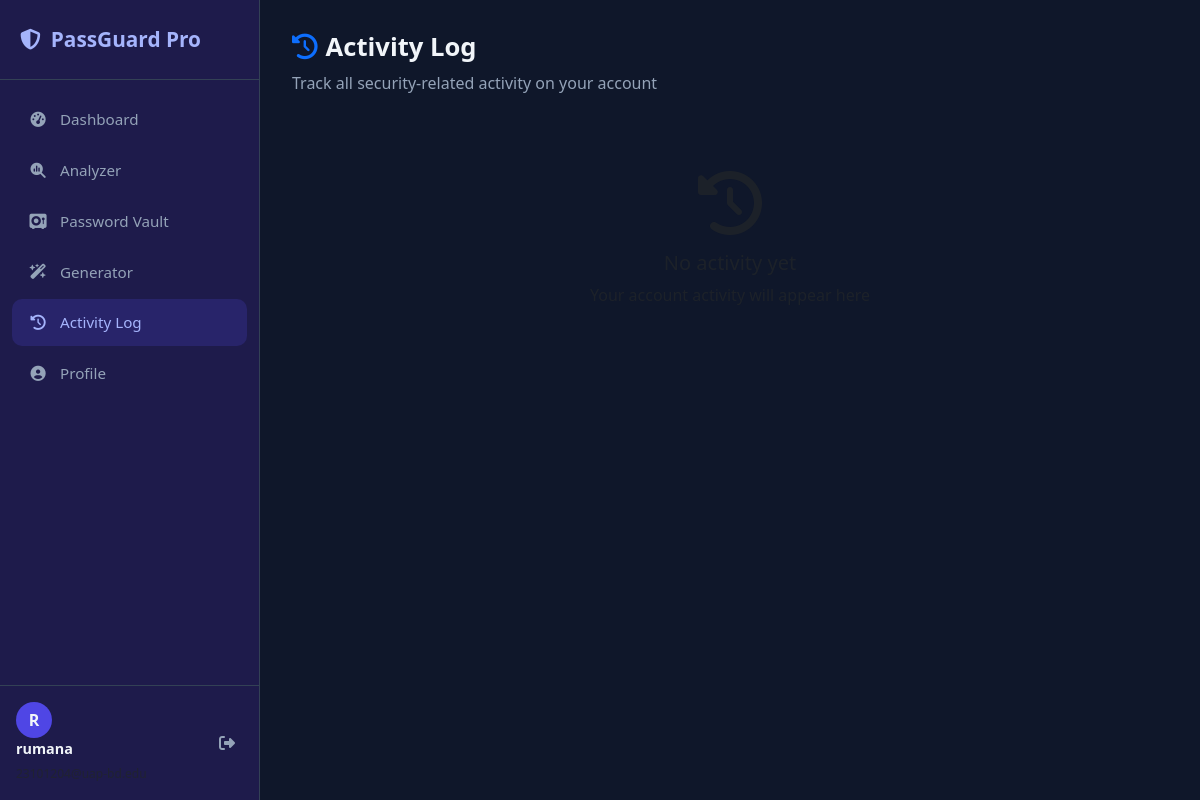
Before: /dashboard/activity/ (signed in) with the older database file.
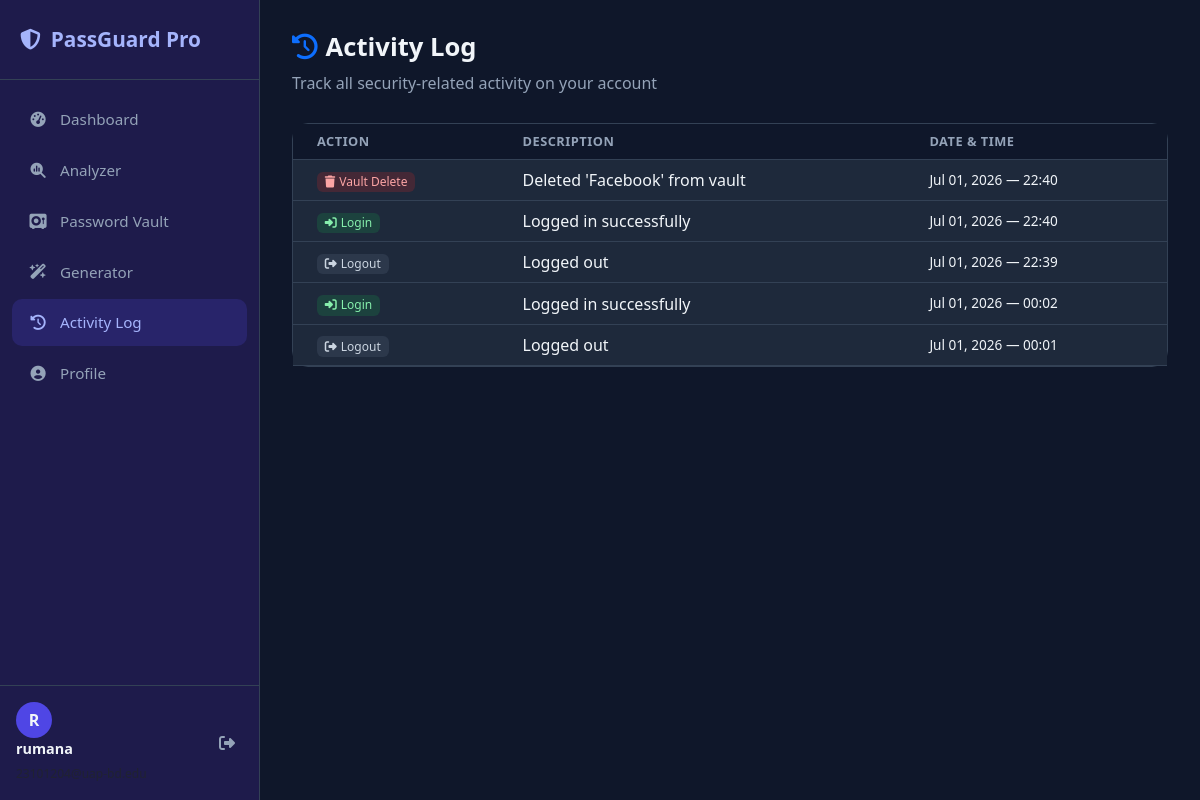
After: the same page with the newer database file.
### dashboard/models.py (models this page shows, shortened)
class ActivityLog(models.Model):
    ACTION_CHOICES = [
        ('login', 'User Login'),
        ('logout', 'User Logout'),
        ('analyze', 'Password Analyzed'),
        ('vault_add', 'Password Added to Vault'),
        ('vault_delete', 'Password Deleted from Vault'),
        ('generate', 'Password Generated'),
    ]
    user = models.ForeignKey(User, on_delete=models.CASCADE)
    action = models.CharField(max_length=20, choices=ACTION_CHOICES)
    description = models.CharField(max_length=200, blank=True)
    ip_address = models.GenericIPAddressField(null=True, blank=True)
    created_at = models.DateTimeField(auto_now_add=True)
    class Meta:
        ordering = ['-created_at']

### dashboard/views.py (the view)
# urls.py: path('activity/', views.activity_log_view, name='activity_log'),
@login_required
def activity_log_view(request):
    logs = ActivityLog.objects.filter(user=request.user).order_by('-created_at')[:50]
    return render(request, 'dashboard/activity_log.html', {'logs': logs})

### templates/dashboard/activity_log.html (shortened to what this page needs)
{% extends 'base.html' %}
{% block content %}
<div class="page-header">
  <h2><i class="fas fa-clock-rotate-left me-2 text-primary"></i>Activity Log</h2>
  <p>Track all security-related activity on your account</p>
</div>
{% if logs %}
<div class="card">
  <div class="card-body p-0">
    <table class="table table-hover mb-0">
      <thead>
        <tr>
          <th class="ps-4">Action</th>
          <th>Description</th>
          <th>Date & Time</th>
        </tr>
      </thead>
      <tbody>
        {% for log in logs %}
        <tr>
          <td class="ps-4">
            {% if log.action == 'login' %}
              <span class="badge" style="background:rgba(22,163,74,0.2);color:#86efac;">
                <i class="fas fa-right-to-bracket me-1"></i>Login
              </span>
            {% elif log.action == 'logout' %}
              <span class="badge" style="background:rgba(100,116,139,0.2);color:#cbd5e1;">
                <i class="fas fa-right-from-bracket me-1"></i>Logout
              </span>
            {% elif log.action == 'analyze' %}
              <span class="badge" style="background:rgba(14,165,233,0.2);color:#7dd3fc;">
                <i class="fas fa-magnifying-glass-chart me-1"></i>Analyzed
              </span>
            {% elif log.action == 'vault_add' %}
              <span class="badge" style="background:rgba(79,70,229,0.2);color:#a5b4fc;">
                <i class="fas fa-plus me-1"></i>Vault Add
              </span>
            {% elif log.action == 'vault_delete' %}
              <span class="badge" style="background:rgba(220,38,38,0.2);color:#fca5a5;">
                <i class="fas fa-trash me-1"></i>Vault Delete
              </span>
            {% elif log.action == 'generate' %}
              <span class="badge" style="background:rgba(234,179,8,0.2);color:#fde047;">
                <i class="fas fa-wand-magic-sparkles me-1"></i>Generated
              </span>
            {% endif %}
          </td>
          <td style="color:#cbd5e1;">{{ log.description|default:"—" }}</td>
          <td style="color:#94a3b8;font-size:0.85rem;">
            {{ log.created_at|date:"M d, Y — H:i" }}
          </td>
        </tr>
        {% endfor %}
      </tbody>
    </table>
  </div>
</div>
{% else %}
<div class="text-center py-5">
  <i class="fas fa-clock-rotate-left fa-4x text-muted mb-3"></i>
  <h5 class="text-muted">No activity yet</h5>
  <p class="text-muted">Your account activity will appear here</p>
</div>
{% endif %}
{% endblock %}

### templates/base.html (shortened to what this page needs)
<!DOCTYPE html>
<html lang="en">
<head>
  {% load static %}
  <link href="https://cdn.jsdelivr.net/npm/bootstrap@5.3.2/dist/css/bootstrap.min.css" rel="stylesheet"/>
  <link href="https://cdnjs.cloudflare.com/ajax/libs/font-awesome/6.5.0/css/all.min.css" rel="stylesheet"/>
  <link href="{% static 'css/style.css' %}" rel="stylesheet"/>
</head>
<body>
{% if user.is_authenticated %}
<nav class="sidebar">
  <div class="sidebar-brand">
    <i class="fas fa-shield-halved"></i>
    <span>PassGuard Pro</span>
  </div>
  <ul class="sidebar-nav">
    <li><a href="{% url 'dashboard' %}" class="{% if request.resolver_match.url_name == 'dashboard' %}active{% endif %}">
      <i class="fas fa-gauge-high"></i> Dashboard
    </a></li>
    <li><a href="{% url 'analyzer' %}" class="{% if request.resolver_match.url_name == 'analyzer' %}active{% endif %}">
      <i class="fas fa-magnifying-glass-chart"></i> Analyzer
    </a></li>
    <li><a href="{% url 'vault' %}" class="{% if request.resolver_match.url_name == 'vault' %}active{% endif %}">
      <i class="fas fa-vault"></i> Password Vault
    </a></li>
    <li><a href="{% url 'generator' %}" class="{% if request.resolver_match.url_name == 'generator' %}active{% endif %}">
      <i class="fas fa-wand-magic-sparkles"></i> Generator
    </a></li>
    <li><a href="{% url 'activity_log' %}" class="{% if request.resolver_match.url_name == 'activity_log' %}active{% endif %}">
      <i class="fas fa-clock-rotate-left"></i> Activity Log
    </a></li>
    <li><a href="{% url 'profile' %}" class="{% if request.resolver_match.url_name == 'profile' %}active{% endif %}">
  <i class="fas fa-user-circle"></i> Profile
</a></li>
  </ul>
  <div class="sidebar-footer">
    <div class="user-info">
      <div class="avatar">{{ user.username|first|upper }}</div>
      <div>
        <div class="fw-bold">{{ user.username }}</div>
        <small class="text-muted">{{ user.email }}</small>
      </div>
    </div>
    <a href="{% url 'logout' %}" class="btn-logout">
      <i class="fas fa-right-from-bracket"></i>
    </a>
  </div>
</nav>
<div class="main-content">
  {% block content %}{% endblock %}
</div>
{% else %}
  {% block auth_content %}{% endblock %}
{% endif %}
</body>
</html>

### static/css/style.css (style rules this page uses)
:root { --bg: #0f172a; --sidebar-bg: #1e1b4b; --card-bg: #1e293b; --border: #334155; --primary: #4f46e5; --primary-light: #6366f1; --text: #f1f5f9; --muted: #94a3b8; --success: #16a34a; --danger: #dc2626; --warning: #ca8a04; }
* { box-sizing: border-box; margin: 0; padding: 0; }
body { background: var(--bg); color: var(--text); font-family: 'Segoe UI', system-ui, sans-serif; display: flex; min-height: 100vh; }
.sidebar { width: 260px; min-height: 100vh; background: var(--sidebar-bg); border-right: 1px solid var(--border); display: flex; flex-direction: column; position: fixed; top: 0; left: 0; z-index: 100; }
.sidebar-brand { padding: 24px 20px; font-size: 1.3rem; font-weight: 700; color: #a5b4fc; display: flex; align-items: center; gap: 10px; border-bottom: 1px solid var(--border); }
.sidebar-nav { list-style: none; padding: 16px 12px; flex: 1; }
.sidebar-nav li a { display: flex; align-items: center; gap: 12px; padding: 12px 16px; border-radius: 10px; color: var(--muted); text-decoration: none; font-size: 0.95rem; transition: all 0.2s; margin-bottom: 4px; }
.sidebar-nav li a:hover, .sidebar-nav li a.active { background: rgba(79,70,229,0.2); color: #a5b4fc; }
.sidebar-nav li a i { width: 20px; text-align: center; }
.sidebar-footer { padding: 16px; border-top: 1px solid var(--border); display: flex; align-items: center; gap: 10px; }
.avatar { width: 36px; height: 36px; border-radius: 50%; background: var(--primary); display: flex; align-items: center; justify-content: center; font-weight: 700; font-size: 1rem; flex-shrink: 0; }
.sidebar-footer > div { flex: 1; overflow: hidden; }
.sidebar-footer .fw-bold { font-size: 0.9rem; }
.sidebar-footer small { color: var(--muted); font-size: 0.75rem; }
.btn-logout { color: var(--muted); text-decoration: none; padding: 8px; border-radius: 8px; transition: all 0.2s; }
.main-content { margin-left: 260px; flex: 1; padding: 32px; min-height: 100vh; }
.card { background: var(--card-bg) !important; border: 1px solid var(--border) !important; border-radius: 16px !important; color: var(--text) !important; }
.page-header { margin-bottom: 28px; }
.page-header h2 { font-weight: 700; font-size: 1.6rem; }
.page-header p { color: var(--muted); margin-top: 4px; }
.table { --bs-table-bg: transparent; --bs-table-color: var(--text); --bs-table-striped-bg: transparent; --bs-table-striped-color: var(--text); --bs-table-active-bg: transparent; --bs-table-active-color: var(--text); --bs-table-hover-bg: rgba(255,255,255,0.05); --bs-table-hover-color: var(--text); --bs-table-border-color: var(--border); color: var(--text) !important; background-color: var(--card-bg) !important; margin-bottom: 0 !important; }
.table > :not(caption) > * > * { background-color: var(--card-bg) !important; color: var(--text) !important; border-bottom-color: var(--border) !important; box-shadow: none !important; }
.table thead tr th { background-color: #0f172a !important; color: var(--muted) !important; border-color: var(--border) !important; font-size: 0.8rem; text-transform: uppercase; letter-spacing: 0.5px; font-weight: 600; }
.table tbody tr td { background-color: var(--card-bg) !important; color: var(--text) !important; border-color: var(--border) !important; vertical-align: middle; }
.badge { border-radius: 6px; font-weight: 500; }
a { color: #a5b4fc; }

Changed rows visible on the page:
added ActivityLog: action "vault_delete" (drawn), description "Deleted 'Facebook' from vault", created_at "Jul 01, 2026 — 22:40"
added ActivityLog: action "login" (drawn), description "Logged in successfully", created_at "Jul 01, 2026 — 22:40"
added ActivityLog: action "logout" (drawn), description "Logged out", created_at "Jul 01, 2026 — 22:39"
added ActivityLog: action "login" (drawn), description "Logged in successfully", created_at "Jul 01, 2026 — 00:02"
added ActivityLog: action "logout" (drawn), description "Logged out", created_at "Jul 01, 2026 — 00:01"
Other visible differences:
text now shown: "ACTION DESCRIPTION DATE & TIME"
